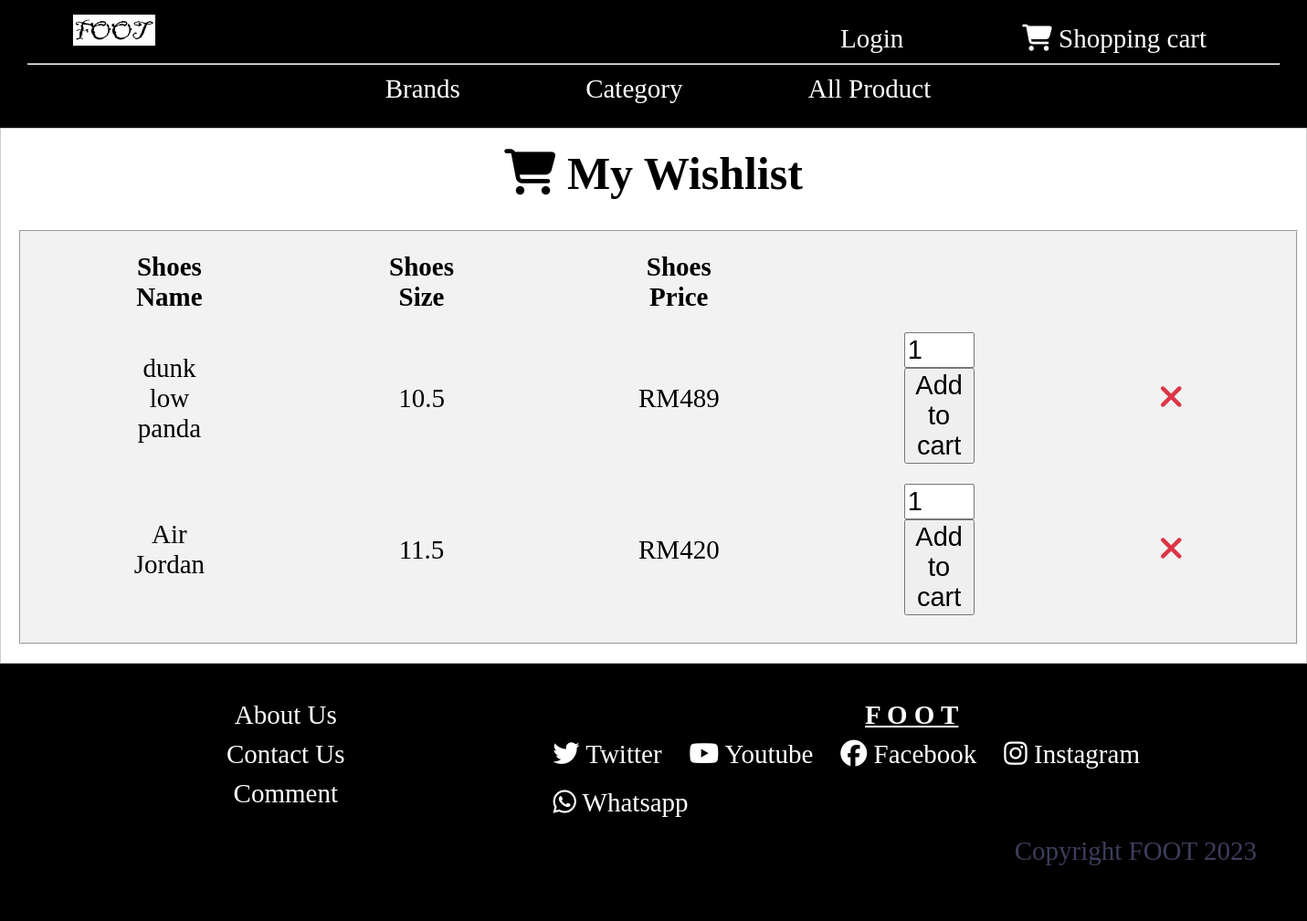
Before: /wishlist.php with the older database file.
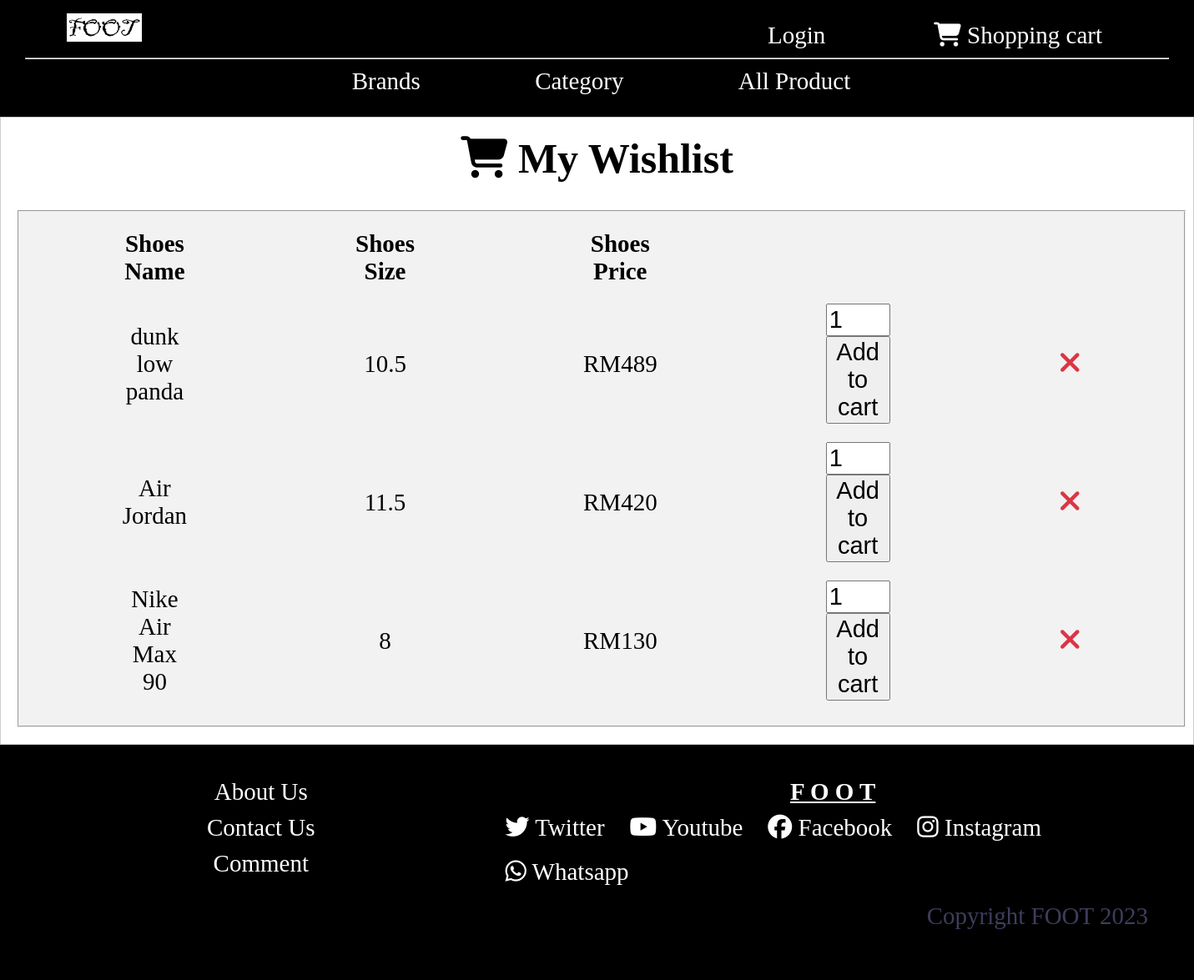
After: the same page with the newer database file.
### tables this page shows
CREATE TABLE `wishlist` (
  `wish_id` int(11) NOT NULL,
  `shoesname` varchar(30) NOT NULL,
  `price` int(30) NOT NULL,
  `size` varchar(30) NOT NULL,
  `stock` int(11) NOT NULL,
  `pro_id` int(11) NOT NULL
);

### wishlist.php (the view, shortened to what this page needs)
<?php
    include 'header.php';
    include 'conn.php';
?>
<!DOCTYPE html>
<html lang="en">
<head>
</head>
<body>
<div class="middle">
<div class="container">
<h1><b style="font-size: 50px;"><i class="fa fa-shopping-cart" style="font-size:50px;"> </i> My Wishlist</b></h1><br>
<fieldset>
    <?php
    $sql = "SELECT * FROM wishlist";
    $result = mysqli_query($conn,$sql);
    ?>
  <table >
    <tr>
      <td><strong>Shoes Name </strong></td>
      <td><strong>Shoes Size</strong></td>
      <td><strong>Shoes Price</strong></td>
    </tr>
    <?php
    while($row = mysqli_fetch_array($result))
    {
        ?>
    <tr>
    <form action="" method="POST">
      <td><?php echo $row["shoesname"]; ?>     <input type="hidden" name="shoesname" value="<?php echo $row["shoesname"]?>">   </td>
      <td><?php echo $row["size"];	?>   <input type="hidden" name="size" value="<?php echo $row["size"];?>">  <input type="hidden" name="inventory" value="<?php echo $row["stock"];?>"> </td>
      <td>RM<?php echo $row["price"];?>     <input type="hidden" name="price" value="<?php echo $row["price"];?>"> <input type="hidden" name="pro_id" value="<?php echo $row["pro_id"];?>"> </td>
      <td>  <input id="range" name="range" type="number" min="1" max="5" value="1">   <input type="hidden" name="stock" value="<?php echo $row["stock"];?>">   <button type="submit" name="submit">Add to cart</button></td>
      <td><a href="deletewishlist.php?wish_id=<?php echo $row['wish_id']; ?>"><i class="fa fa-close" style="font-size:36px;color:#dc3545;"></i></a>
      </td>
    </form>
    </tr>
        <?php
    }
    ?>
        </div>
</div>
</body>
</html>
<?php
    include 'footer.php';
?>

### header.php (shortened to what this page needs)
<!DOCTYPE html>
<html>
<head>
    <link rel="stylesheet" href="https://cdnjs.cloudflare.com/ajax/libs/font-awesome/4.7.0/css/font-awesome.min.css">
</head>
<body>
<div class="upper">
    <div class="center" style="float:left;">
        <a href="homepage.php"  ><img src="image/foot.png" alt="Shop Logo"></a>
    </div>
    <ul >
        <li  style="float: right;"><a href="order.php"  class="center" ><i class="fa fa-shopping-cart"> </i> Shopping cart</a></li>
        <li class="dropdown" style="float: right;"><a href="#" class="dropbtn">Login</a>
            </li>
    </ul>
    <hr>
        <div class="middle">
        <ul >
            <li class="dropdown"><a href="#" class="dropbtn">Brands</a>
            </li>
            <li class="dropdown"><a href="#" class="dropbtn">Category</a>
            </li>
            <li class="dropdown"><a href="#">All Product</a>
            </li>
        </ul>
        </div>
        </div>
</body>
</html>

### footer.php (shortened to what this page needs)
<!DOCTYPE html>
<html lang="en">
<head>
</head>
<body>
<div class="footer">
    <div class="left">
        <p><a href="aboutus.php">About Us</a></p>
        <p><a href="contact2.php">Contact Us</a></p>
        <p><a href="commentpage.php#">Comment</a></p>
    </div>
    <div class="right" >
        <p><b><u>F O O T</u></b></p>
        <ul>
            <li style="float:left;"><a href="#"><i class='fab fa-twitter' style='color:white'></i> Twitter</a></li>
            <li style="float:left;"><a href="#"><i class='fab fa-youtube' style='color:white'></i> Youtube</a></li>
            <li style="float:left;"><a href="#"><i class='fab fa-facebook' style='color:white'></i> Facebook</a></li>
            <li style="float:left;"><a href="#"><i class='fab fa-instagram' style='color:white'></i> Instagram</a></li>
            <li style="float:left;"><a href="#"><i class='fab fa-whatsapp' style='color:white'></i> Whatsapp</a></li>
        </ul>
        <p style="color:#3d3d5c; text-align:right; padding-right:25px;">Copyright FOOT 2023</p>
    </div>
</div>
</body>
</html>

### header.php (style rules this page uses)
.upper { padding: 16px 30px; font-size: 27px; background:black; }
* { margin:0; }
.center { margin: 0 50px; color: white; }
img { width: 90px; }
.right { float:right; }
a { text-decoration:none; }
.middle { text-align: center; }
ul { list-style-type: none; margin: 0; overflow: hidden; }
li a { display: inline-block; color: white; text-align: center; text-decoration: none; }
.dropdown { margin: 0 50px; }
li.dropdown { display: inline-block; }

### wishlist.php (style rules this page uses)
* { font-size: 29px; }
td, tr { padding: 10px 100px 10px 100px; }
.container { border: 1px solid #ccc; padding: 20px 20px; }
fieldset { background-color: #f2f2f2; }

### footer.php (style rules this page uses)
.footer { padding: 30px 30px 60px 30px ; font-size: 27px; background:black; display:flex; color:white; }
ul { list-style-type: none; margin: 0; overflow: hidden; }
a { text-decoration:none; color:white; }
li { padding: 10px 30px 10px 0px ; }
.left { width: 300px; flex-grow: 3; }
p { padding: 10px 0px 0px 30px ; }
.right { width: 600px; flex-grow: 3; }

Changed rows visible on the page:
added wishlist: shoesname "Nike Air Max 90", size "8", price "130"
